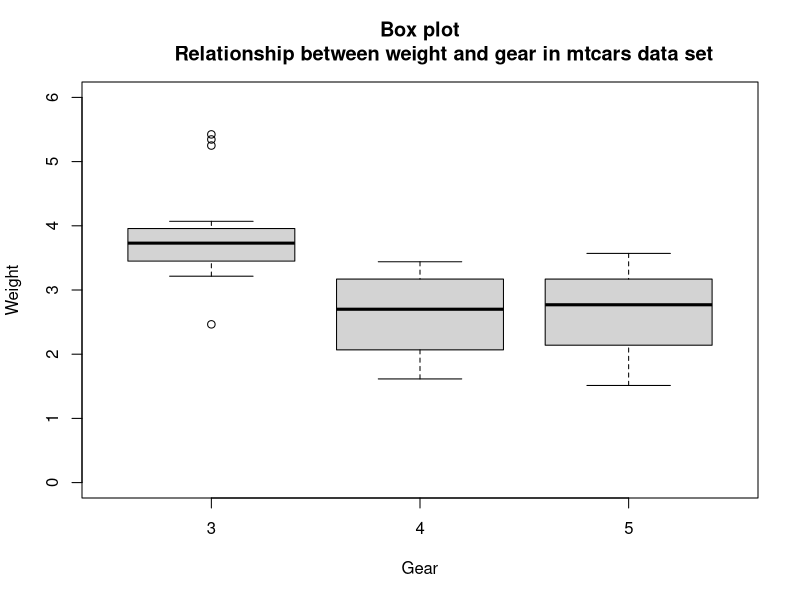

Write R code to recreate this figure.
## Data visualization in basic plot

# BOX PLOT

data(mtcars) # load the mtcars data set 
summary(mtcars) # data exploration
str(mtcars) 

?boxplot # Get more info on the function
boxplot(wt~gear, data = mtcars, xlab = "Gear", ylab = "Weight", main = "Box plot
        Relationship between weight and gear in mtcars data set", ylim = c(0,6)) 
?rep
male <- rep("male", 1000)
female <- rep("female", 5000)

